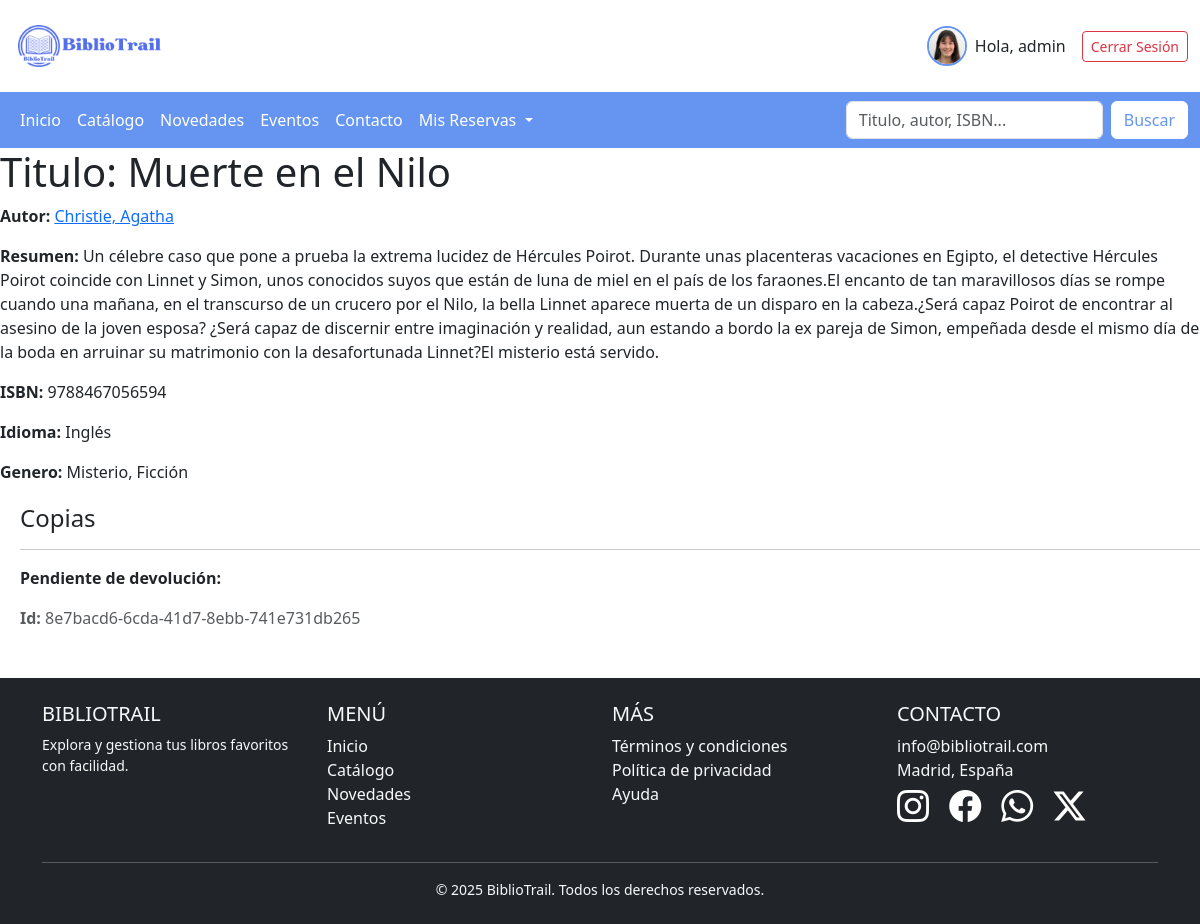
The page /catalogo/libro/1 (signed in) on the database its author committed.
### autenticacion/models.py (models this page shows, shortened)
class PerfilUsuario(models.Model):
    user = models.OneToOneField(User, on_delete=models.CASCADE, related_name="perfil")
    nombre = models.CharField(max_length=200, blank=True, null=True)
    apellido = models.CharField(max_length=200, blank=True, null=True)
    email = models.EmailField(max_length=500, blank=True, null=True)
    username = models.CharField(max_length=200, blank=True, null=True)
    dni = models.CharField(max_length=9, unique=True, blank=True, null=True, help_text="Ingrese su DNI")
    sexo = models.CharField(max_length=6, choices=[('M', 'Hombre'), ('F', 'Mujer')], blank=True, null=True)
    direccion = models.TextField(max_length=250, blank=True, null=True, help_text="Ingrese la dirección de su domicilio")
    codigo_postal = models.CharField(max_length=5, blank=True, null=True)
    ciudad = models.CharField(max_length=40, blank=True, null=True)
    provincia = models.CharField(max_length=40, blank=True, null=True)
    avatar = models.ImageField(null=True,blank=True , default="avatar.svg")
    bio = models.TextField(null=True)
    created = models.DateTimeField(auto_now_add=True)
    class Meta:
        ordering = ['created']
        verbose_name = "Perfil de usuario"
        verbose_name_plural = "Perfiles de usuarios"

### catalogo/models.py (models this page shows, shortened)
class Libro(models.Model):
    titulo = models.CharField(max_length=250)
    resumen = models.TextField(max_length=2000, help_text="Ingrese un breve resumen del libro")
    isbn = models.CharField('ISBN', max_length=13, help_text="Ingrese el ISBN del libro")
    editorial = models.CharField(max_length=200, help_text="Ingrese la editorial del libro")
    autor = models.ManyToManyField('Autor', help_text="Seleccione un autor para este libro")
    genero = models.ManyToManyField(Genero,help_text= "Escoja un genero para este libro")
    idioma = models.ForeignKey(Idioma, on_delete=models.SET_NULL, null=True, help_text="Seleccione el idioma del libro")
    def mostrar_generos(self):
        return ', '.join([ genero.nombre for genero in self.genero.all()])
    mostrar_generos.short_description = 'Generos'
    def mostrar_autores(self):
        return ', '.join([ f"{autor.apellidos} , {autor.nombre}" for autor in self.autor.all()])
    mostrar_autores.short_description = 'Autor'
    class Meta:
        verbose_name = "Libro"
        verbose_name_plural = "Libros"

class Autor(models.Model):
    nombre = models.CharField(max_length=100)
    apellidos = models.CharField(max_length=150)
    fecha_nacimiento = models.DateField(null=True, blank=True)
    fecha_defuncion = models.DateField(null=True, blank=True)
    biografia = models.TextField(max_length=2000, help_text="Ingrese una breve biografia del autor")
    def __str__(self):
        return '%s, %s' % (self.apellidos, self.nombre)
    class Meta:
        verbose_name = "Autor"  # Nombre singular
        verbose_name_plural = "Autores"  # Nombre en plural

class Idioma(models.Model):
    nombre = models.CharField(max_length=200, help_text="Ingrese el idioma (Ej:Inglés, Español, Italiano...)")
    def __str__(self):
        return self.nombre #devuelve el nombre de la lengua
    class Meta:
        verbose_name = "Idioma"
        verbose_name_plural = "Idiomas"

class Genero(models.Model):
    nombre = models.CharField(max_length=200, help_text="Ingrese el nombre del género literario. (Ej: Fantasía, Terror...)")
    def __str__(self):
        return self.nombre #devuelve el nombre del genero
    class Meta:
        verbose_name = "Género"
        verbose_name_plural = "Géneros"

class EjemplarLibro(models.Model):
    id = models.UUIDField(primary_key=True, default=uuid.uuid4, help_text="ID único para este ejemplar")
    libro = models.ForeignKey('Libro', on_delete=models.SET_NULL, null=True)
    ESTADO_EJEMPLAR = (
        ('m', 'Mantenimiento'),
        ('p', 'Bajo prestamo'),
        ('d', 'Disponible'),
        ('r', 'Reservado'),
    )
    estado = models.CharField(max_length=1, choices=ESTADO_EJEMPLAR, blank=True, default='d', help_text='Disponibilidad del libro')
    class Meta:
        ordering = ["id"]
        verbose_name = "Ejemplar de libro"
        verbose_name_plural = "Ejemplares de libros"

### catalogo/views.py (the view)
# urls.py: path('libro/<int:pk>', views.LibroDetailView.as_view(), name='detalles-libro'),
class LibroDetailView(generic.DetailView):
    model = Libro
    template_name = 'catalogo/detalles_libro.html'

### catalogo/templates/catalogo/detalles_libro.html (shortened to what this page needs)
{% extends "BibliotrailApp/base.html" %}
{% block content %}
  <h1>Titulo: {{ libro.titulo }}</h1>
  <p><strong>Autor:</strong> {% for autor in libro.autor.all %}<a href="{% url 'detalles-autor' autor.pk %}">{{ autor }}</a>{% if not forloop.last %}, {% endif %}{% endfor %}</p>
  <p><strong>Resumen:</strong> {{ libro.resumen }}</p>
  <p><strong>ISBN:</strong> {{ libro.isbn }}</p>
  <p><strong>Idioma:</strong> {{ libro.idioma }}</p>
  <p><strong>Genero:</strong> {% for genero in libro.genero.all %} {{ genero }}{% if not forloop.last %}, {% endif %}{% endfor %}</p>
  <div style="margin-left:20px;margin-top:20px">
    <h4>Copias</h4>
    {% for copia in libro.ejemplarlibro_set.all %}
    <hr>
    {% if copia.estado != 'a' %}<p><strong>Pendiente de devolución:</strong> {{copia.due_back}}</p>{% endif %}
    <p class="text-muted"><strong>Id:</strong> {{copia.id}}</p>
    {% endfor %}
  </div>
{% endblock %}

### BibliotrailApp/templates/BibliotrailApp/base.html (shortened to what this page needs)
<!DOCTYPE html>
<html lang="en">
<head>
    {% load static %}
    <link href="https://cdn.jsdelivr.net/npm/bootstrap@5.3.3/dist/css/bootstrap.min.css" rel="stylesheet">
    <link rel="stylesheet" href="https://cdn.jsdelivr.net/npm/bootstrap-icons@1.11.3/font/bootstrap-icons.min.css">
    <link href="{% static 'BibliotrailApp/css/style.css' %}" rel="stylesheet">
</head>
<body>
    <header class="container-fluid py-3">
        <div class="row align-items-center">
            <div class="col-6 col-md-3">
                <img src="{% static 'BibliotrailApp/images/BiblioTrail.png' %}" alt="Logo BiblioTrail" class="img-fluid" style="max-width: 150px;">
            </div>
            <div class="col-6 col-md-9 text-end">
                <div class="d-flex flex-column flex-sm-row align-items-center justify-content-end gap-3">
                    {% if user.is_authenticated %}
                        <a href="{% url 'perfil' %}" class="d-flex align-items-center text-decoration-none text-dark">
                            <img src="{{request.user.perfil.avatar.url}}" alt="Avatar"
                                class="rounded-circle img-fluid" style="width: 40px; height: 40px; object-fit: cover; border: 2px solid #6595f0;">
                            <span class="ms-2 d-none d-sm-inline">Hola, {{ user.username }}</span>
                        </a>
                        <a href="{% url 'cerrar_sesion' %}" class="btn btn-outline-danger btn-sm">Cerrar Sesión</a>
                    {% else %}
                        <a href="{% url 'register' %}" class="btn btn-danger btn-sm">Registrarse</a>
                        <a href="{% url 'iniciar_sesion' %}" class="btn btn-outline-danger btn-sm">Iniciar Sesión</a>
                    {% endif %}
                </div>
            </div>
        </div>
    </header>
    <nav class="navbar navbar-expand-lg navbar-custom">
        <div class="container-fluid" >
            <div class="collapse navbar-collapse" id="navbarSupportedContent">
                <ul class="navbar-nav me-auto mb-2 mb-lg-0">
                    <li class="nav-item">
                        <a class="nav-link {% if request.path == '/' %} active {% endif %}" aria-current="page" href="{% url 'Inicio' %}">Inicio</a>
                    </li>
                    <li class="nav-item ">
                        <a class="nav-link {% if request.path == '/catalogo/' %} active {% endif %}" href="{% url 'Catalogo' %}">Catálogo</a>
                    </li>
                    <li class="nav-item">
                        <a class="nav-link {% if request.path == '/novedades/' %} active {% endif %}" href="{% url 'Novedades' %}">Novedades</a>
                    </li>
                    <li class="nav-item">
                        <a class="nav-link {% if request.path == '/eventos/' %} active {% endif %}" href="{% url 'Eventos' %}">Eventos</a>
                    </li>
                    <li class="nav-item">
                        <a class="nav-link {% if request.path == '/contacto/' %} active {% endif %}" href="{% url 'Contacto' %}">Contacto</a>
                    </li>
                    <li class="nav-item dropdown">
                        <a class="nav-link dropdown-toggle" href="{% url 'Reservas' %}" role="button" data-bs-toggle="dropdown" aria-expanded="false">
                            Mis Reservas
                        </a>
                    </li>
                </ul>
                <form class="d-flex" role="search">
                    <input class="form-control me-2" type="search" placeholder="Titulo, autor, ISBN..." aria-label="Search">
                    <button class="btn custom-search-btn" type="submit">Buscar</button>
                </form>
            </div>
        </div>
    </nav>
     {% block content %}
     {% endblock %}
    <footer class="bg-dark text-light py-4 mt-5">
        <div class="container">
            <div class="row text-center text-md-start">
                <div class="col-md-3 mb-4 mb-md-0">
                    <h5 class="text-uppercase">BiblioTrail</h5>
                    <p class="small">Explora y gestiona tus libros favoritos con facilidad.</p>
                </div>
                <div class="col-md-3 mb-4 mb-md-0">
                    <h5 class="text-uppercase">Menú</h5>
                    <ul class="list-unstyled">
                        <li><a href="{% if request.path == '/' %} # {% else %} {% url 'Inicio' %} {% endif %}" class="text-light text-decoration-none">Inicio</a></li>
                        <li><a href="{% url 'Catalogo' %}" class="text-light text-decoration-none">Catálogo</a></li>
                        <li><a href="{% url 'Novedades' %}" class="text-light text-decoration-none">Novedades</a></li>
                        <li><a href="{% url 'Eventos' %}" class="text-light text-decoration-none">Eventos</a></li>
                    </ul>
                </div>
                <div class="col-md-3 mb-4 mb-md-0">
                    <h5 class="text-uppercase">Más</h5>
                    <ul class="list-unstyled">
                        <li><a href="#" class="text-light text-decoration-none">Términos y condiciones</a></li>
                        <li><a href="#" class="text-light text-decoration-none">Política de privacidad</a></li>
                        <li><a href="#" class="text-light text-decoration-none">Ayuda</a></li>
                    </ul>
                </div>
                <div class="col-md-3">
                    <h5 class="text-uppercase">Contacto</h5>
                    <ul class="list-unstyled">
                        <li> info@bibliotrail.com</li>
                        <li> Madrid, España</li>
                        <a href="#" class="text-decoration-none text-white"><i class="bi bi-instagram fs-2 me-3"></i></a>
                        <a href="#" class="text-decoration-none text-white"><i class="bi bi-facebook fs-2 me-3"></i></a>
                        <a href="#" class="text-decoration-none text-white"><i class="bi bi-whatsapp fs-2 me-3"></i></a>
                        <a href="#" class="text-decoration-none text-white"><i class="bi bi-twitter-x fs-2 me-3"></i></a>
                    </ul>
                </div>
            </div>
            <hr class="bg-light">
            <div class="text-center">
                <p class="small mb-0">&copy; 2025 BiblioTrail. Todos los derechos reservados.</p>
            </div>
        </div>
    </footer>
</body>
</html>

### BibliotrailApp/static/BibliotrailApp/css/style.css (style rules this page uses)
.navbar-custom { background-color: #6595f0 !important; }
.navbar-custom .navbar-nav .nav-link { color: white !important; }
.custom-search-btn { color: #6595f0; background-color: white; border-color: white; }

### rows shown on the page
Libro: titulo "Muerte en el Nilo", resumen "Un célebre caso que pone a prueba la extrema lucidez de Hércules Poirot. Durante unas placenteras vacaciones en Egipto, el detective Hércules Poirot coincide con Linnet y Simon, unos conocidos suyos que están de luna de miel en el país de los faraones.El encanto de tan maravillosos días se rompe cuando una mañana, en el transcurso de un crucero por el Nilo, la bella Linnet aparece muerta de un disparo en la cabeza.¿Será capaz Poirot de encontrar al asesino de la joven esposa? ¿Será capaz de discernir entre imaginación y realidad, aun estando a bordo la ex pareja de Simon, empeñada desde el mismo día de la boda en arruinar su matrimonio con la desafortunada Linnet?El misterio está servido.", isbn "9788467056594", idioma "Inglés"
Autor: apellidos+nombre "Christie, Agatha"
Genero: nombre "Misterio"
Genero: nombre "Ficción"
EjemplarLibro: id "8e7bacd6-6cda-41d7-8ebb-741e731db265"

### other values the page prints
{{ user.username }} "admin"
